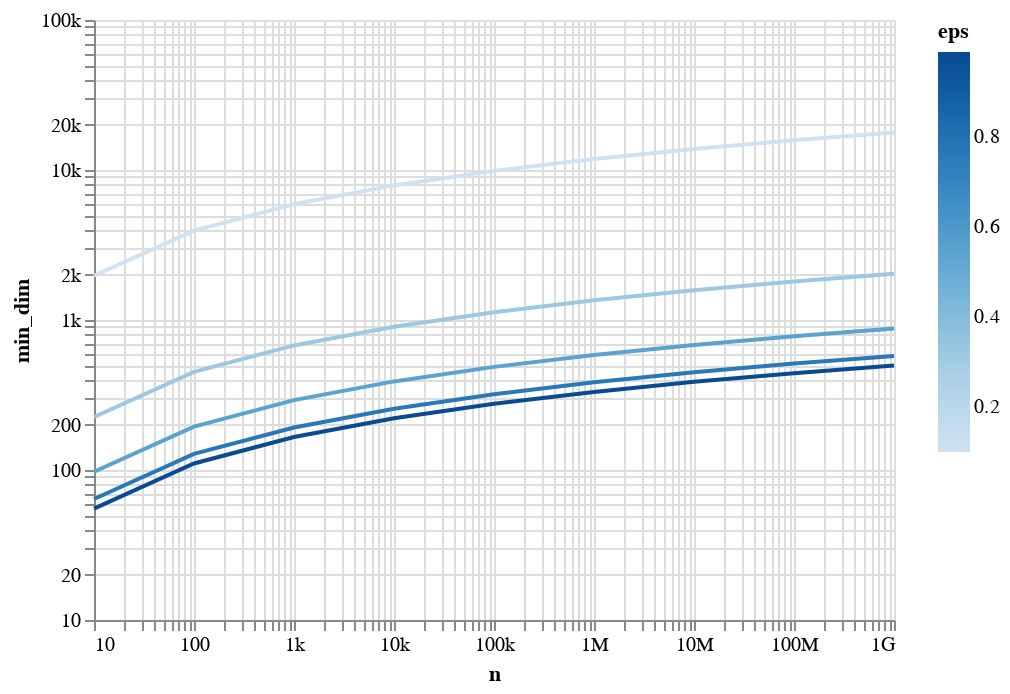

Notebook code for this chart:
### Markdown cell above
We can see that increasing $ε$ leads to decreasing $d$ when $β$ is set at 0.

### Code cell
alt.Chart(data[data.beta == 0]).mark_line().encode(
    x=alt.X("n:Q", axis=alt.Axis(tickCount=10, format="s"), scale=alt.Scale(type="log")),
    y=alt.Y("min_dim:Q", axis=alt.Axis(tickCount=10, format="s"), scale=alt.Scale(type="log")),
    color="eps",
)

### Figure 1 — Vega-Lite specification as saved in the notebook (floating-point values rounded to 4 significant figures)
{"config": {"view": {"continuousWidth": 400, "continuousHeight": 300}}, "data": {"name": "data-55dba73cf7b681e576d7b1795b6c85bf"}, "mark": "line", "encoding": {"color": {"field": "eps", "type": "quantitative"}, "x": {"axis": {"format": "s", "tickCount": 10}, "field": "n", "scale": {"type": "log"}, "type": "quantitative"}, "y": {"axis": {"format": "s", "tickCount": 10}, "field": "min_dim", "scale": {"type": "log"}, "type": "quantitative"}}, "$schema": "https://vega.github.io/schema/vega-lite/v4.17.0.json", "datasets": {"data-55dba73cf7b681e576d7b1795b6c85bf": [{"eps": 0.1, "n": 10.0, "beta": 0.0, "min_dim": 1974.0}, {"eps": 0.1, "n": 100.0, "beta": 0.0, "min_dim": 3947.0}, {"eps": 0.1, "n": 1000.0, "beta": 0.0, "min_dim": 5921.0}, {"eps": 0.1, "n": 10000.0, "beta": 0.0, "min_dim": 7895.0}, {"eps": 0.1, "n": 100000.0, "beta": 0.0, "min_dim": 9868.0}, {"eps": 0.1, "n": 1000000.0, "beta": 0.0, "min_dim": 11840.0}, {"eps": 0.1, "n": 10000000.0, "beta": 0.0, "min_dim": 13820.0}, {"eps": 0.1, "n": 100000000.0, "beta": 0.0, "min_dim": 15790.0}, {"eps": 0.1, "n": 1000000000.0, "beta": 0.0, "min_dim": 17760.0}, {"eps": 0.3225, "n": 10.0, "beta": 0.0, "min_dim": 225.6}, {"eps": 0.3225, "n": 100.0, "beta": 0.0, "min_dim": 451.2}, {"eps": 0.3225, "n": 1000.0, "beta": 0.0, "min_dim": 676.9}, {"eps": 0.3225, "n": 10000.0, "beta": 0.0, "min_dim": 902.5}, {"eps": 0.3225, "n": 100000.0, "beta": 0.0, "min_dim": 1128.0}, {"eps": 0.3225, "n": 1000000.0, "beta": 0.0, "min_dim": 1354.0}, {"eps": 0.3225, "n": 10000000.0, "beta": 0.0, "min_dim": 1579.0}, {"eps": 0.3225, "n": 100000000.0, "beta": 0.0, "min_dim": 1805.0}, {"eps": 0.3225, "n": 1000000000.0, "beta": 0.0, "min_dim": 2031.0}, {"eps": 0.545, "n": 10.0, "beta": 0.0, "min_dim": 97.41}, {"eps": 0.545, "n": 100.0, "beta": 0.0, "min_dim": 194.8}, {"eps": 0.545, "n": 1000.0, "beta": 0.0, "min_dim": 292.2}, {"eps": 0.545, "n": 10000.0, "beta": 0.0, "min_dim": 389.6}, {"eps": 0.545, "n": 100000.0, "beta": 0.0, "min_dim": 487.0}, {"eps": 0.545, "n": 1000000.0, "beta": 0.0, "min_dim": 584.5}, {"eps": 0.545, "n": 10000000.0, "beta": 0.0, "min_dim": 681.9}, {"eps": 0.545, "n": 100000000.0, "beta": 0.0, "min_dim": 779.3}, {"eps": 0.545, "n": 1000000000.0, "beta": 0.0, "min_dim": 876.7}, {"eps": 0.7675, "n": 10.0, "beta": 0.0, "min_dim": 64.04}, {"eps": 0.7675, "n": 100.0, "beta": 0.0, "min_dim": 128.1}, {"eps": 0.7675, "n": 1000.0, "beta": 0.0, "min_dim": 192.1}, {"eps": 0.7675, "n": 10000.0, "beta": 0.0, "min_dim": 256.1}, {"eps": 0.7675, "n": 100000.0, "beta": 0.0, "min_dim": 320.2}, {"eps": 0.7675, "n": 1000000.0, "beta": 0.0, "min_dim": 384.2}, {"eps": 0.7675, "n": 10000000.0, "beta": 0.0, "min_dim": 448.3}, {"eps": 0.7675, "n": 100000000.0, "beta": 0.0, "min_dim": 512.3}, {"eps": 0.7675, "n": 1000000000.0, "beta": 0.0, "min_dim": 576.3}, {"eps": 0.99, "n": 10.0, "beta": 0.0, "min_dim": 55.28}, {"eps": 0.99, "n": 100.0, "beta": 0.0, "min_dim": 110.6}, {"eps": 0.99, "n": 1000.0, "beta": 0.0, "min_dim": 165.8}, {"eps": 0.99, "n": 10000.0, "beta": 0.0, "min_dim": 221.1}, {"eps": 0.99, "n": 100000.0, "beta": 0.0, "min_dim": 276.4}, {"eps": 0.99, "n": 1000000.0, "beta": 0.0, "min_dim": 331.7}, {"eps": 0.99, "n": 10000000.0, "beta": 0.0, "min_dim": 386.9}, {"eps": 0.99, "n": 100000000.0, "beta": 0.0, "min_dim": 442.2}, {"eps": 0.99, "n": 1000000000.0, "beta": 0.0, "min_dim": 497.5}]}}
